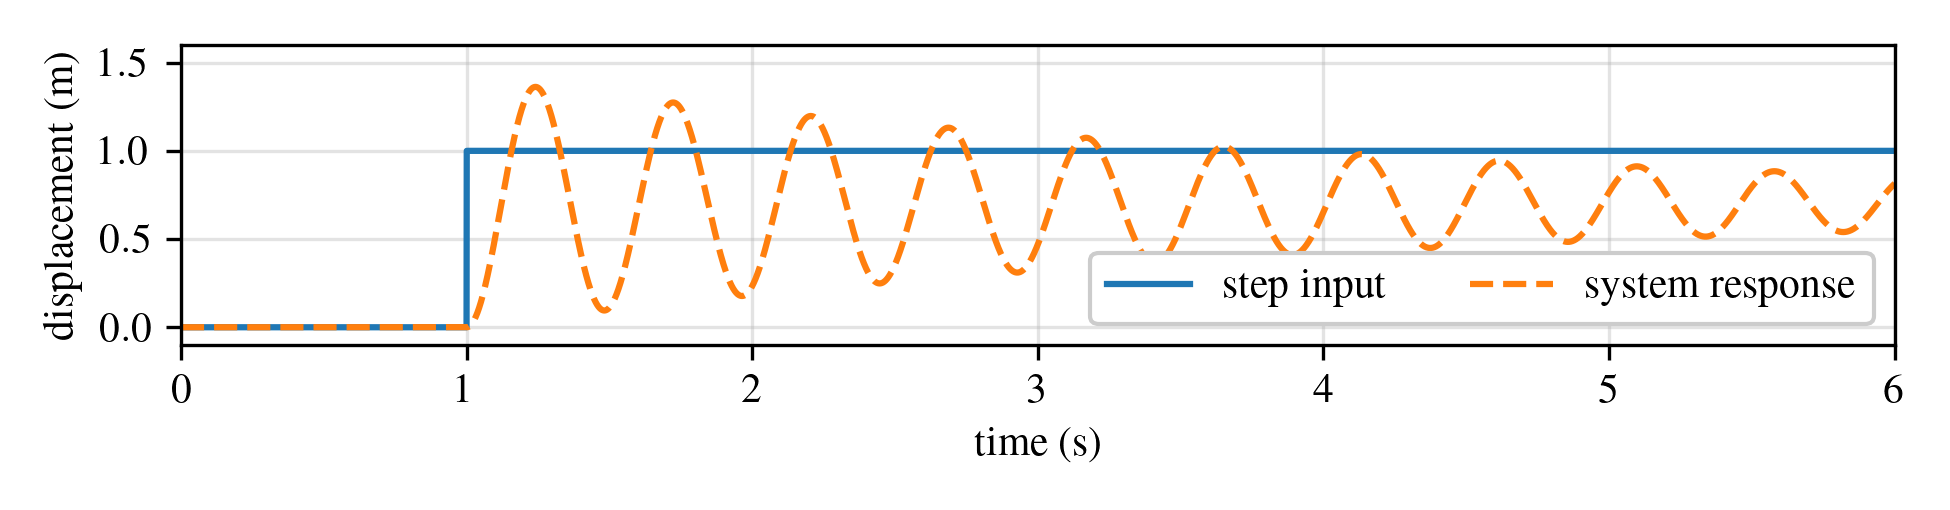

Write Python code to recreate this figure.
#!/usr/bin/env python3
# -*- coding: utf-8 -*-

import IPython as IP
IP.get_ipython().run_line_magic('reset', '-sf')

#%% import modules and set default fonts and colors

"""
Default plot formatting code for Austin Downey's series of open source notes/
books. This common header is used to set the fonts and format.

Header file last updated May 16, 2024
"""

import numpy as np
import scipy as sp
import matplotlib.pyplot as plt
import matplotlib as mpl


# set default fonts and plot colors
plt.rcParams.update({'text.usetex': True})
plt.rcParams.update({'image.cmap': 'viridis'})
plt.rcParams.update({'font.serif':['Times New Roman', 'Times', 'DejaVu Serif',
 'Bitstream Vera Serif', 'Computer Modern Roman', 'New Century Schoolbook',
 'Century Schoolbook L',  'Utopia', 'ITC Bookman', 'Bookman', 
 'Nimbus Roman No9 L', 'Palatino', 'Charter', 'serif']})
plt.rcParams.update({'font.family':'serif'})
plt.rcParams.update({'font.size': 10})
plt.rcParams.update({'mathtext.rm': 'serif'})
# I don't think I need this next line as its set to 'stixsans' above. 
plt.rcParams.update({'mathtext.fontset': 'custom'}) 
cc = plt.rcParams['axes.prop_cycle'].by_key()['color']
## End of plot formatting code

plt.close('all')



#%% 
# %% 1-DOF mass–spring–damper with basic PID (for-loop, minimal)

import numpy as np
import matplotlib.pyplot as plt

# --------------------------- PARAMETERS ------------------------------------- #
# Plant
m = 1.0     # kg
c = 0.6     # N·s/m
k = 50.0    # N/m

# PID gains
Kp = 120.0
Ki = 0 # 300.0
Kd = 0 # 3.0

# Reference: step of size r_final at step_time
r_final  = 1.0
step_time = 1.0   # s

# Simulation
t_final = 10.0    # s
wn = np.sqrt(k/m)
dt = min(1.0/(200*wn), 1e-3)  # small stable step
N = int(np.round(t_final/dt)) + 1
t = np.linspace(0.0, t_final, N)

# --------------------------- STATE ARRAYS ----------------------------------- #
x  = np.zeros(N)   # position
xd = np.zeros(N)   # velocity
z  = np.zeros(N)   # integral of error
u  = np.zeros(N)   # control force
rtr= np.zeros(N)   # reference trace

# --------------------------- TIME-STEP LOOP --------------------------------- #
for i in range(N-1):
    # reference (delayed step)
    r = r_final if t[i] >= step_time else 0.0
    rtr[i] = r

    # error and its derivative (use rdot=0 to avoid derivative kick)
    e    = r - x[i]
    edot = 0.0 - xd[i]

    # PID control
    u[i] = Kp*e + Ki*z[i] + Kd*edot

    # plant dynamics: ẍ = (u - c ẋ - k x)/m
    xdd = (u[i] - c*xd[i] - k*x[i]) / m

    # integrate (semi-implicit Euler)
    xd[i+1] = xd[i] + dt*xdd
    x[i+1]  = x[i] + dt*xd[i+1]
    z[i+1]  = z[i] + dt*e

# last samples for plotting
rtr[-1] = r_final if t[-1] >= step_time else 0.0
u[-1] = u[-2]

# --------------------------- PLOTS ------------------------------------------ #
plt.rcParams.update({"font.family": "Times New Roman", "figure.dpi": 130})

plt.figure(figsize=(6.5, 1.7))

# plt.subplot(211)
plt.plot(t, rtr, label="step input")
plt.plot(t, x,  "--", label="system response")
plt.xlabel("time (s)")
plt.yticks([0,0.5,1,1.5])
plt.ylim([-0.1,1.6,])
plt.xlim([0,6])
plt.ylabel("displacement (m)")
plt.grid(True, alpha=0.35)
plt.legend(loc="lower right", framealpha=1,ncols=2)


# plt.subplot(212)
# plt.plot(t, u)
# plt.xlim([0,6])
# plt.yticks([-50,0,50,100,150])

# plt.xlabel("time (s)\n(b)")
# plt.ylabel("control force $u$ (N)")
# plt.grid(True, alpha=0.35)


plt.tight_layout()
plt.savefig('controller_P_temporal_response.png',dpi=300)
    
    





















































































